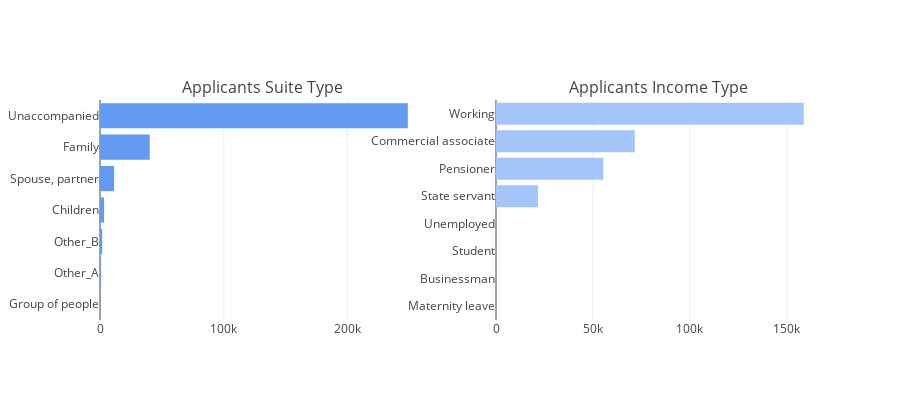

Notebook cell for this chart:
### Markdown cell above
## 2.5 同伴者・収入形態
- 同伴者 (NAME_TYPE_SUITE): 借入申請書提出時に同伴した人物

### 2.5.1 同伴者・収入形態の値

### Code cell
tr1 = bar_hor(app_train, "NAME_TYPE_SUITE", "Distribution of NAME_TYPE_SUITE" ,"#639af2", w=700, lm=100, return_trace= True) # 世帯構成タイプの棒グラフ
tr2 = bar_hor(app_train, "NAME_INCOME_TYPE", "Distribution of NAME_INCOME_TYPE" ,"#a4c5f9", w=700, lm=100, return_trace = True) # 収入タイプの棒グラフ

fig = tools.make_subplots(rows=1, cols=2, print_grid=False, subplot_titles = ['Applicants Suite Type' , 'Applicants Income Type'])
fig.append_trace(tr1, 1, 1);
fig.append_trace(tr2, 1, 2);
fig['layout'].update(height=400, showlegend=False, margin=dict(l=100));
iplot(fig);

### Figure 1 — Plotly figure (JSON) as saved in the notebook; plotly's stock layout.template omitted (floating-point values rounded to 4 significant figures)
{"data": [{"marker": {"color": "#639af2"}, "orientation": "h", "type": "bar", "x": [271, 866, 1770, 3267, 11370, 40149, 248526], "xaxis": "x1", "y": ["Group of people", "Other_A", "Other_B", "Children", "Spouse, partner", "Family", "Unaccompanied"], "yaxis": "y1"}, {"marker": {"color": "#a4c5f9"}, "orientation": "h", "type": "bar", "x": [5, 10, 18, 22, 21703, 55362, 71617, 158774], "xaxis": "x2", "y": ["Maternity leave", "Businessman", "Student", "Unemployed", "State servant", "Pensioner", "Commercial associate", "Working"], "yaxis": "y2"}], "layout": {"annotations": [{"font": {"size": 16}, "showarrow": false, "text": "Applicants Suite Type", "x": 0.225, "xanchor": "center", "xref": "paper", "y": 1.0, "yanchor": "bottom", "yref": "paper"}, {"font": {"size": 16}, "showarrow": false, "text": "Applicants Income Type", "x": 0.775, "xanchor": "center", "xref": "paper", "y": 1.0, "yanchor": "bottom", "yref": "paper"}], "height": 400, "margin": {"l": 100}, "showlegend": false, "xaxis1": {"anchor": "y1", "domain": [0.0, 0.45]}, "xaxis2": {"anchor": "y2", "domain": [0.55, 1.0]}, "yaxis1": {"anchor": "x1", "domain": [0.0, 1.0]}, "yaxis2": {"anchor": "x2", "domain": [0.0, 1.0]}}}
